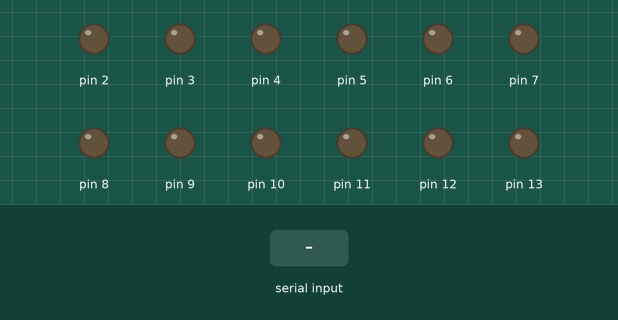
Simulated run of this sketch. Board: Arduino Uno, built with avr-gcc and run on an emulated ATmega328P. On the bench: output pins drawn as LEDs (lit = HIGH). The inputs (shaded band) are chosen by the test bench.

Above: at 1.2 s.
1.3 s: "Quad 1$" received over Serial
At 1.8 s:
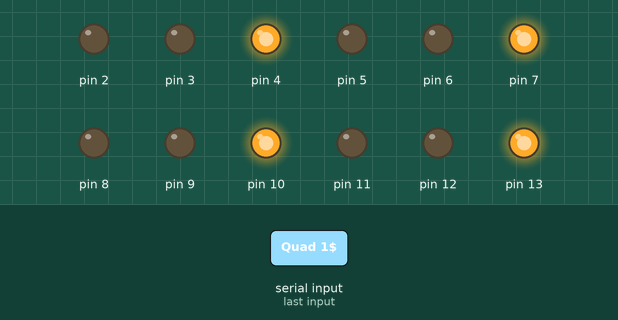
2.8 s: "R,1$" received over Serial
At 4.0 s:
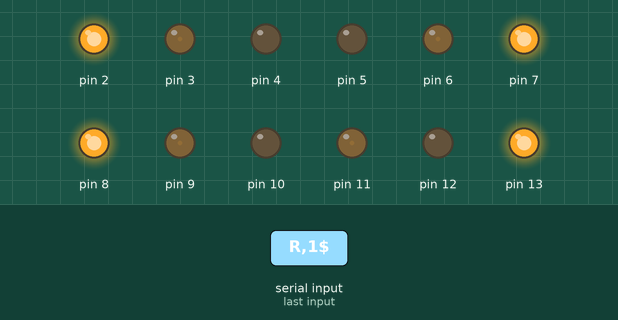
4.3 s: "R,150$" received over Serial
At 5.3 s:
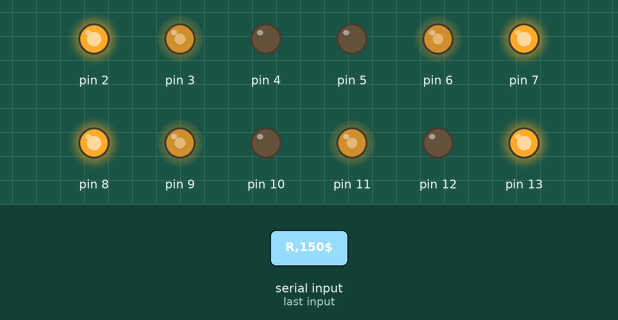
5.8 s: "R$" received over Serial
At 6.3 s:
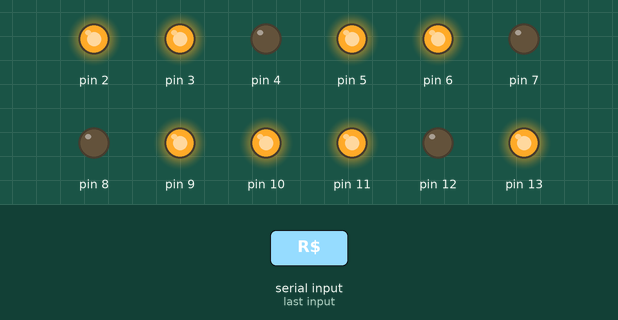
7.3 s: "90,45$" received over Serial
At 8.5 s:
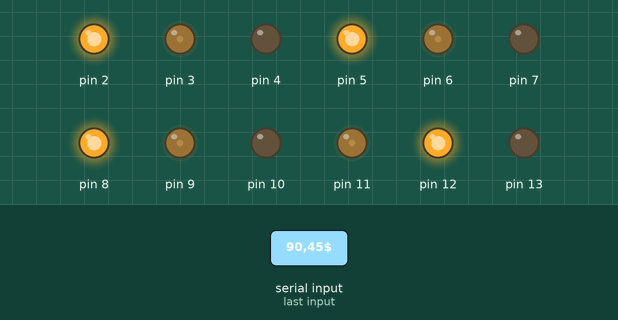
8.8 s: "30,150$" received over Serial
At 9.9 s:
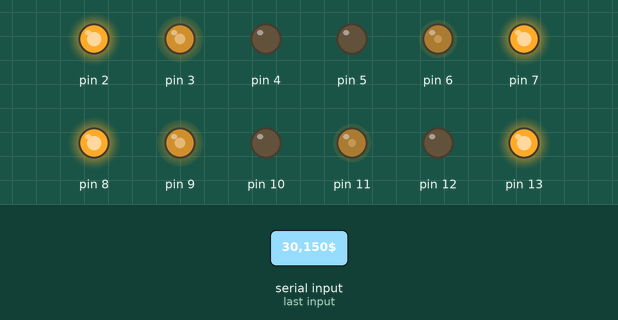
Timing chart, 0 to 11.3 s (numbered marks = the images above; inputs shaded):
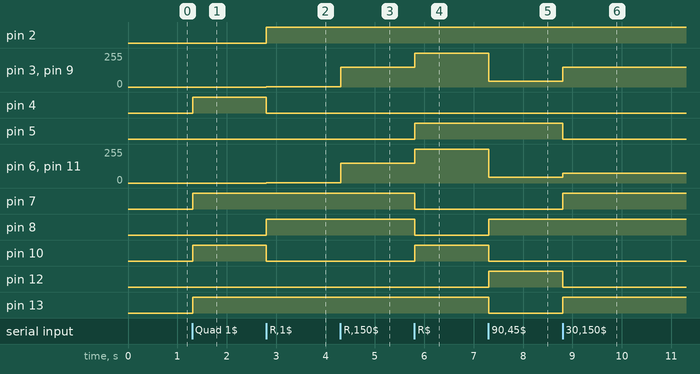

Measured:
- after the input at 1.3 s, pin 4, pin 7, pin 10, pin 13: LOW → HIGH at once
- after the input at 2.8 s, pin 2, pin 8: LOW → HIGH at once; pin 3, pin 6, pin 9, pin 11: 0/255 → 1/255 at once; pin 4, pin 10: HIGH → LOW at once
- after the input at 4.3 s, pin 3, pin 6, pin 9, pin 11: 1/255 → 150/255 at once
- after the input at 5.8 s, pin 3, pin 6, pin 9, pin 11: 150/255 → 255/255 at once; pin 5, pin 10: LOW → HIGH at once; pin 7, pin 8: HIGH → LOW at once
- after the input at 7.3 s, pin 3, pin 6, pin 9, pin 11: 255/255 → 45/255 at once; pin 8, pin 12: LOW → HIGH at once; pin 10, pin 13: HIGH → LOW at once
- after the input at 8.8 s, pin 3, pin 9: 45/255 → 150/255 at once; pin 5, pin 12: HIGH → LOW at once; pin 6, pin 11: 45/255 → 74/255 at once; pin 7, pin 13: LOW → HIGH at once

The sketch:

Car.ino
```cpp
#define NUM_MOTORS 4

class Motor {
public:
  // Constructor to initialize motor pins
  Motor(int pin1, int pin2, int speedPin) {
    this->pin1 = pin1;
    this->pin2 = pin2;
    this->speedPin = speedPin;
    pinMode(pin1, OUTPUT);
    pinMode(pin2, OUTPUT);
    pinMode(speedPin, OUTPUT);
  }

  void moveForward(int speed) {
    digitalWrite(pin1, HIGH);
    digitalWrite(pin2, LOW);
    analogWrite(speedPin, speed);
  }

  void moveBackward(int speed) {
    digitalWrite(pin1, LOW);
    digitalWrite(pin2, HIGH);
    analogWrite(speedPin, speed);
  }

  void move(int speed) {
    if (speed > 0) {
      moveForward(speed);
    } else {
      moveBackward(-speed);
    }
  }

private:
  int pin1;
  int pin2;
  int speedPin;
};

// Create motor objects
Motor motor1(8, 10, 9);
Motor motor2(5, 7, 6);
Motor motor3(12, 13, 11);
Motor motor4(2, 4, 3);


/*
The four motors' position:  M1  M2
                            M3  M4
*/


String BluetoothInput;
float x, y, radius;
float cos20radius;
double angle, cos20;
int CommaIndex;


void TurnLeft() {
  //wheel1 go backward
  motor1.moveBackward(255);
  //wheel2 go forward
  motor2.moveForward(255);
  //wheel3 go backward
  motor3.moveBackward(255);
  //wheel4 go forward
  motor4.moveForward(255);
}

void TurnRight() {
  //wheel1 go backward
  motor1.moveBackward(255);
  //wheel2 go forward
  motor2.moveForward(255);
  //wheel3 go backward
  motor3.moveBackward(255);
  //wheel4 go forward
  motor4.moveForward(255);
}


void setup() {
  Serial.begin(9600);
}


void loop() {

  if (Serial.available()) {

    BluetoothInput = Serial.readStringUntil('$');

    if (BluetoothInput == "R") {
      TurnRight();
    } else if (BluetoothInput == "L") {
      TurnLeft();
    } else {
      //convert input x,y into float number and get radius, cos(20)radius
      CommaIndex = BluetoothInput.indexOf(",");
      angle = BluetoothInput.substring(0, CommaIndex).toFloat();
      radius = BluetoothInput.substring(CommaIndex + 1).toFloat();

      radius = radius >= 255 ? 255 : radius;

      angle = (angle) * (PI / 180);
      cos20 = cos(2 * angle);

      if (angle >= 0 && angle <= PI) {
        if (angle <= PI / 2) {
          // Serial.println("Quad 1");
          motor1.move(radius);
          motor4.move(radius);

          motor2.move(-cos20 * radius);
          motor3.move(-cos20 * radius);
        } else {
          // Serial.println("Quad 2");
          motor2.move(radius);
          motor3.move(radius);

          motor1.move(-cos20 * radius);
          motor4.move(-cos20 * radius);
        }
      } else if (angle <= 0 && angle >= -PI) {
        if (angle <= -PI / 2) {
          // Serial.println("Quad 3");
          motor1.move(-radius);
          motor4.move(-radius);

          motor2.move(cos20 * radius);
          motor3.move(cos20 * radius);
        } else {
          // Serial.println("Quad 4");
          motor2.move(-radius);
          motor3.move(-radius);

          motor1.move(cos20 * radius);
          motor4.move(cos20 * radius);
        }
      }
    }
  }
}
```
